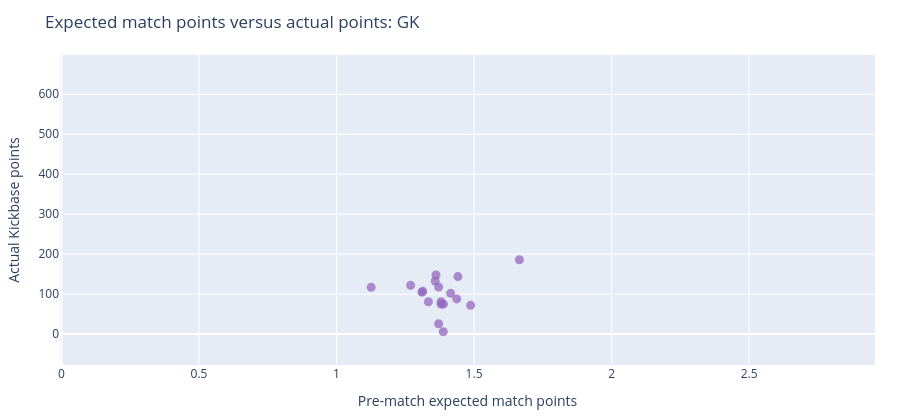
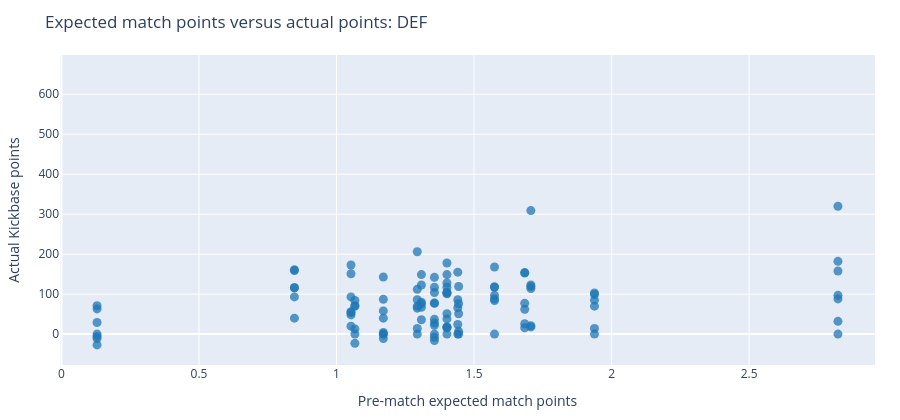
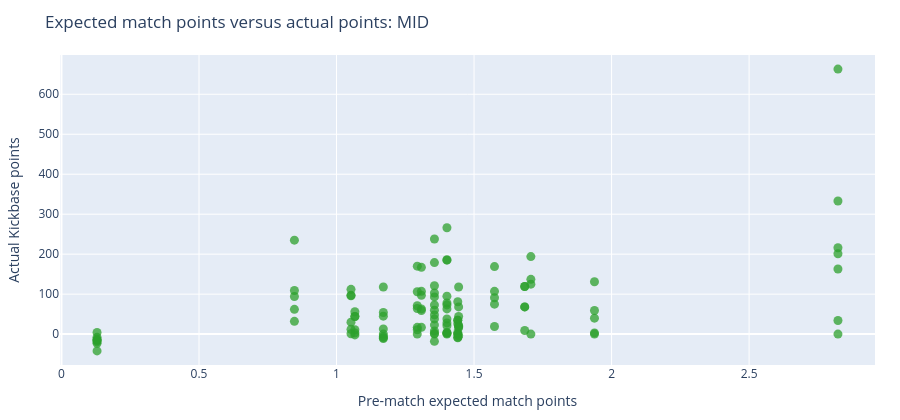

Source (notebook cell) for these figures, in order:
### Markdown cell above
## Expected match points versus actual points, by position

Each dot is one player. The horizontal axis is the pre-match expected-match-points value; the vertical axis is the actual Kickbase points. Players with zero predicted starting chance who did not appear are excluded; all other players remain. The charts separate goalkeepers, defenders, midfielders, and forwards. Hover a dot for the player and matchday outcome details.

### Code cell
POSITION_LABELS = {1: 'GK', 2: 'DEF', 3: 'MID', 4: 'FOR'}
POSITION_ORDER = ['GK', 'DEF', 'MID', 'FOR']
POSITION_COLORS = {'GK': '#9467bd', 'DEF': '#1f77b4', 'MID': '#2ca02c', 'FOR': '#d62728'}
EXCLUDED_FROM_EXPECTED_POINTS_PLOT = ANALYSIS['starting_chance'].le(0) & ANALYSIS['played'].eq(False)
EXPECTED_POINTS_PLOT = ANALYSIS.loc[~EXCLUDED_FROM_EXPECTED_POINTS_PLOT].copy()
print(f"Excluded {EXCLUDED_FROM_EXPECTED_POINTS_PLOT.sum()} expected non-appearances from the position charts.")
EXPECTED_POINTS_PLOT['position_group'] = (
    pd.to_numeric(EXPECTED_POINTS_PLOT['position'], errors='coerce').map(POSITION_LABELS).fillna('Unknown')
)

def padded_axis_range(values):
    minimum = float(values.min())
    maximum = float(values.max())
    padding = max((maximum - minimum) * 0.05, 0.1)
    return [minimum - padding, maximum + padding]

EXPECTED_POINTS_AXIS_RANGE = padded_axis_range(EXPECTED_POINTS_PLOT['expected_match_points'])
ACTUAL_POINTS_AXIS_RANGE = padded_axis_range(EXPECTED_POINTS_PLOT['actual_points'])

for position_group in POSITION_ORDER:
    players_at_position = EXPECTED_POINTS_PLOT.loc[
        EXPECTED_POINTS_PLOT['position_group'].eq(position_group)
    ]
    if players_at_position.empty:
        continue
    position_figure = go.Figure(go.Scatter(
        x=players_at_position['expected_match_points'],
        y=players_at_position['actual_points'],
        mode='markers',
        name=position_group,
        text=players_at_position['name'],
        customdata=players_at_position[[
            'prediction', 'sofascore_average_rating', 'starting_chance',
            'played', 'started', 'minutes_played',
        ]],
        marker={'size': 9, 'color': POSITION_COLORS.get(position_group, '#7f7f7f'), 'opacity': 0.75},
        hovertemplate=(
            '<b>%{text}</b><br>'
            'Position: ' + position_group + '<br>'
            'Expected match points: %{x:.2f}<br>'
            'Actual points: %{y:.2f}<br>'
            'Raw score: %{customdata[0]:.2f}<br>'
            'SofaScore average rating: %{customdata[1]:.2f}<br>'
            'Starting chance: %{customdata[2]:.2f}<br>'
            'Played: %{customdata[3]}<br>'
            'Started: %{customdata[4]}<br>'
            'Minutes played: %{customdata[5]:.2f}<extra></extra>'
        ),
    ))

    position_figure.update_layout(
        title=f'Expected match points versus actual points: {position_group}',
        xaxis_title='Pre-match expected match points',
        yaxis_title='Actual Kickbase points',
        showlegend=False, height=420,
        margin={'l': 60, 'r': 25, 't': 55, 'b': 55},
    )
    position_figure.update_xaxes(range=EXPECTED_POINTS_AXIS_RANGE)
    position_figure.update_yaxes(range=ACTUAL_POINTS_AXIS_RANGE)
    position_figure.show()

### Figure 1 — Plotly figure (JSON) as saved in the notebook; plotly's stock layout.template omitted (floating-point values rounded to 4 significant figures)
{"data": [{"customdata": [[114.9, 6.9, 1, true, null, null], [94.45, 6.8, 1, true, null, null], [79.99, 6.1, 1, true, null, null], [90.86, 6.3, 1, true, null, null], [87.55, 6.3, 1, true, null, null], [80.38, 5.4, 1, true, null, null], [69.85, 6.2, 1, true, null, null], [88.39, 6.4, 1, true, null, null], [111.8, 7.9, 1, true, null, null], [83.83, 6.6, 1, true, null, null], [86.73, 6.6, 1, true, null, null], [72.08, 5.4, 1, true, null, null], [89.93, 6.6, 1, true, null, null], [58.46, 4.3, 1, true, null, null], [85.07, 6.2, 1, true, null, null], [93.92, 6.8, 1, true, null, null], [101.5, 7.4, 1, true, null, null], [93.45, 6.5, 1, true, null, null]], "hovertemplate": "<b>%{text}</b><br>Position: GK<br>Expected match points: %{x:.2f}<br>Actual points: %{y:.2f}<br>Raw score: %{customdata[0]:.2f}<br>SofaScore average rating: %{customdata[1]:.2f}<br>Starting chance: %{customdata[2]:.2f}<br>Played: %{customdata[3]}<br>Started: %{customdata[4]}<br>Minutes played: %{customdata[5]:.2f}<extra></extra>", "marker": {"color": "#9467bd", "opacity": 0.75, "size": 9}, "mode": "markers", "name": "GK", "text": ["Manuel Neuer", "Fabian Bredlow", "Nicolas Kristof", "Mark Flekken", "Marvin Schwäbe", "Oliver Baumann", "Frederik Rönnow", "Noah Atubolu", "Alexander Schwolow", "Nahuel Noll", "Maarten Vandevoordt", "Moritz Nicolas", "Gregor Kobel", "Daniel Heuer Fernandes", "Mio Backhaus", "Karl Hein", "Finn Dahmen", "Loris Karius"], "type": "scatter", "x": [1.665, 1.388, 1.311, 1.441, 1.389, 1.488, 1.126, 1.38, 1.415, 1.269, 1.313, 1.334, 1.362, 1.359, 1.371, 1.38, 1.371, 1.437], "y": [186.0, 6.0, 105.0, 144.0, 75.0, 72.0, 117.0, 81.0, 102.0, 122.0, 107.0, 81.0, 148.0, 133.0, 26.0, 75.0, 118.0, 88.0]}], "layout": {"height": 420, "margin": {"b": 55, "l": 60, "r": 25, "t": 55}, "showlegend": false, "title": {"text": "Expected match points versus actual points: GK"}, "xaxis": {"range": [-0.005366, 2.958], "title": {"text": "Pre-match expected match points"}}, "yaxis": {"range": [-77.25, 698.2], "title": {"text": "Actual Kickbase points"}}}}

### Figure 2 — Plotly figure (JSON) as saved in the notebook; plotly's stock layout.template omitted (floating-point values rounded to 4 significant figures; data arrays with more than 128 entries replaced by an {"elided": "..."} marker saying what was removed)
{"data": [{"customdata": {"elided": "113x6 mixed values"}, "hovertemplate": "<b>%{text}</b><br>Position: DEF<br>Expected match points: %{x:.2f}<br>Actual points: %{y:.2f}<br>Raw score: %{customdata[0]:.2f}<br>SofaScore average rating: %{customdata[1]:.2f}<br>Starting chance: %{customdata[2]:.2f}<br>Played: %{customdata[3]}<br>Started: %{customdata[4]}<br>Minutes played: %{customdata[5]:.2f}<extra></extra>", "marker": {"color": "#1f77b4", "opacity": 0.75, "size": 9}, "mode": "markers", "name": "DEF", "text": ["Jonathan Tah", "Dayot Upamecano", "Konrad Laimer", "Josip Stanišić", "Alphonso Davies", "Nathaniel Brown", "Kim Minjae", "Maximilian Mittelstädt", "Josha Vagnoman", "Jeff Chabot", "Finn Jeltsch", "Ramon Hendriks", "Jan Gyamerah", "Lasse Günther", "Maximilian Rohr", "Felix Keidel", "Lukas Pinckert", "Luca Sirch", "Nicholas Mickelson", "Robert Andrich", "Edmond Tapsoba", "Lucas Vázquez", "Miguel Gutiérrez", "Jarell Quansah", "Facundo Medina", "Borna Sosa", "Luka Lochoshvili", "Sebastian Sebulonsen", "Jahmai Simpson-Pusey", "Gideon Mensah", "Ozan Kabak", "Albian Hajdari", "Vladimír Coufal", "Valentin Gendrey", "Koki Machida", "Mats Rots", "Felix Uduokhai", "Christopher Trimmel", "Tom Rothe", "Derrick Köhn", "Josip Juranović", "Leopold Querfeld", "Zeno Van den Bosch", "Robin Koch", "Nnamdi Collins", "Elias Baum", "Keita Kosugi", "Otávio", "Lilian Brassier", "Stefan Bell", "Danny Da Costa", "Stefan Posch", "Philipp Mwene", "Anthony Caci", "Fabio Gruber", "Kacper Potulski", "Felix Götze", "Laurin Curda", "Mattes Hansen", "Tjark Scheller", "Jano ter Horst", "Jonah Sticker", "Willi Orban", "Benjamin Henrichs", "Ridle  Baku", "David Raum", "Lukeba Castello Jr.", "Maxime Estève", "Joseph Scally", "Fabio Chiarodia", "Ko Itakura", "David Herold", "Lukas Ullrich", "Kevin Diks", "Jan Leszczynski", "Daiki Hashioka", "Waldemar Anton", "Nico Schlotterbeck", "Julian Ryerson", "Ramy Bensebaini", "Daniel Svensson", "Joane Gadou", "Jordan Torunarigha", "Nicolás Capaldo", "Warmed Omari", "Shafiq Nandja", "Louis Lemke", "Zakaria El Ouahdi", "David Møller Wolfe", "Matthias Ginter", "Lukas Kübler", "Philipp Lienhart", "Philipp Treu", "Jordy Makengo", "Mitchell Weiser", "Marco Friedl", "Amos Pieper", "Arthur", "Olivier Deman", "Mick Schmetgens", "Oskar Wójcik", "Jeffrey Gouweleeuw", "Calvin Brackelmann", "Noahkai Banks", "Chrislain Matsima", "Hennes Behrens", "Young-Woo Seol", "Timo Becker", "Hasan Kuruçay", "Maximilian Wöber", "Robin Gosens", "Vitalie Becker", "Nikola Katic"], "type": "scatter", "x": [2.823, 2.823, 2.823, 2.823, 2.823, 2.823, 2.823, 1.441, 1.441, 1.441, 1.441, 1.441, 1.053, 1.053, 1.053, 1.053, 1.053, 1.053, 1.053, 1.707, 1.707, 1.707, 1.707, 1.707, 1.707, 1.444, 1.444, 1.444, 1.444, 1.444, 1.938, 1.938, 1.938, 1.938, 1.938, 1.938, 0.1293, 0.1293, 0.1293, 0.1293, 0.1293, 0.1293, 0.1293, 1.401, 1.401, 1.401, 1.401, 1.401, 1.401, 1.574, 1.574, 1.574, 1.574, 1.574, 1.574, 1.574, 0.8469, 0.8469, 0.8469, 0.8469, 0.8469, 0.8469, 1.067, 1.067, 1.067, 1.067, 1.067, 1.067, 1.17, 1.17, 1.17, 1.17, 1.17, 1.17, 1.17, 1.17, 1.309, 1.309, 1.309, 1.309, 1.309, 1.309, 1.294, 1.294, 1.294, 1.294, 1.294, 1.294, 1.294, 1.356, 1.356, 1.356, 1.356, 1.356, 1.401, 1.401, 1.401, 1.401, 1.401, 1.401, 1.401, 1.356, 1.356, 1.356, 1.356, 1.356, 1.356, 1.684, 1.684, 1.684, 1.684, 1.684, 1.684], "y": [182.0, 97.0, 0.0, 158.0, 320.0, 32.0, 88.0, 155.0, 66.0, 86.0, 24.0, 0.0, 48.0, 54.0, 151.0, 93.0, 173.0, 56.0, 20.0, 21.0, 119.0, 18.0, 309.0, 114.0, 123.0, 7.0, 119.0, 0.0, 76.0, 51.0, 85.0, 70.0, 103.0, 0.0, 99.0, 14.0, 71.0, -27.0, 29.0, -6.0, 0.0, 63.0, -11.0, 149.0, 16.0, 18.0, 38.0, 0.0, 103.0, 0.0, 168.0, 97.0, 84.0, 118.0, 118.0, 88.0, 40.0, 159.0, 93.0, 116.0, 161.0, 116.0, 84.0, -23.0, 13.0, 71.0, 0.0, 70.0, 40.0, 0.0, 58.0, 0.0, 143.0, 4.0, 87.0, -11.0, 123.0, 149.0, 67.0, 36.0, 76.0, 80.0, 112.0, 206.0, 86.0, 0.0, 14.0, 70.0, 65.0, 78.0, 22.0, 104.0, 28.0, 117.0, 128.0, 178.0, 105.0, 117.0, 101.0, 17.0, 51.0, -8.0, 142.0, 37.0, 77.0, 0.0, -16.0, 77.0, 153.0, 26.0, 62.0, 16.0, 154.0]}], "layout": {"height": 420, "margin": {"b": 55, "l": 60, "r": 25, "t": 55}, "showlegend": false, "title": {"text": "Expected match points versus actual points: DEF"}, "xaxis": {"range": [-0.005366, 2.958], "title": {"text": "Pre-match expected match points"}}, "yaxis": {"range": [-77.25, 698.2], "title": {"text": "Actual Kickbase points"}}}}

### Figure 3 — Plotly figure (JSON) as saved in the notebook; plotly's stock layout.template omitted (floating-point values rounded to 4 significant figures; data arrays with more than 128 entries replaced by an {"elided": "..."} marker saying what was removed)
{"data": [{"customdata": {"elided": "116x6 mixed values"}, "hovertemplate": "<b>%{text}</b><br>Position: MID<br>Expected match points: %{x:.2f}<br>Actual points: %{y:.2f}<br>Raw score: %{customdata[0]:.2f}<br>SofaScore average rating: %{customdata[1]:.2f}<br>Starting chance: %{customdata[2]:.2f}<br>Played: %{customdata[3]}<br>Started: %{customdata[4]}<br>Minutes played: %{customdata[5]:.2f}<extra></extra>", "marker": {"color": "#2ca02c", "opacity": 0.75, "size": 9}, "mode": "markers", "name": "MID", "text": ["Joshua Kimmich", "Serge Gnabry", "Jamal Musiala", "Tom Bischof", "Aleksandar Pavlović", "Michael Olise", "Lennart Karl", "Grischa Prömel", "Nikolas Nartey", "Chris Führich", "Atakan Karazor", "Angelo Stiller", "Jamie Leweling", "Leo Sauer", "Bilal El Khannouss", "Yanik Spalt", "Lukas Emanuel Petkov", "Lukasz Poreba", "Cole Campbell", "Francis Onyeka", "Maurice Krattenmacher", "Noah Darvich", "Malik Tillman", "Aleix García", "Ibrahim Maza", "Ezequiél Fernández", "Luca Waldschmidt", "Tom Krauß", "Ellyes Skhiri", "Ísak Jóhannesson", "Said El Mala", "Alessio Castro-Montes", "Mikey Moore", "Andrej Kramarić", "Patrick Wimmer", "Leon Avdullahu", "Wouter Burger", "Nathan De Cat", "Rani Khedira", "Janik Haberer", "Woo-Yeong Jeong", "Tim Skarke", "András Schäfer", "Aljoscha Kemlein", "Michel Aebischer", "Livan Burcu", "Mario Götze", "Ansgar Knauff", "Ritsu Dōan", "Can Uzun", "Farès Chaïbi", "Noël Aséko", "Oscar Højlund", "Ayoube Amaimouni", "Raphael Onyedika", "Nadiem Amiri", "Lennard Maloney", "Jae-Sung Lee", "Eric Martel", "Kaishu Sano", "Raphael Obermair", "Tom Baack", "Gabriel Vidović", "Laurin Ulrich", "Santiago Castañeda", "Brajan Gruda", "Nicolas Seiwald", "Antonio Nusa", "Andrija Maksimović", "Ezechiel Banzuzi", "Neil El Aynaoui", "Kevin Stöger", "Robin Hack", "Florian Neuhaus", "Philipp Sander", "Franck Honorat", "Wael Mohya", "Hugo Bolin", "Mathieu Nguefack", "Marcel Sabitzer", "Felix Nmecha", "Joey Veerman", "Jobe Bellingham", "Konstantinos Karetsas", "Ethan Nwaneri", "Bakery Jatta", "Nicolai Remberg", "Albert Sambi Lokonga", "Albert Grønbæk", "Fábio Vieira", "Martin Adeline", "Bilal Nadir", "Vincenzo Grifo", "Maximilian Eggestein", "Jan-Niklas Beste", "Yannik Engelhardt", "Derry Scherhant", "Yuito Suzuki", "Eren Sami Dinkçi", "Ludovit Reis", "Marco Grüll", "Chuki", "Youri Regeer", "Marius Wolf", "Yannik Keitel", "Arijon Ibrahimović", "Mert Kömür", "Robin Fellhauer", "Fabian Rieder", "Alexis Claude-Maurice", "Han-Noah Massengo", "Ron Schallenberg", "Soufiane El-Faouzi", "Éric Dina Ebimbe", "Satoshi Tanaka", "Adil Aouchiche"], "type": "scatter", "x": [2.823, 2.823, 2.823, 2.823, 2.823, 2.823, 2.823, 1.441, 1.441, 1.441, 1.441, 1.441, 1.441, 1.441, 1.441, 1.441, 1.053, 1.053, 1.053, 1.053, 1.053, 1.053, 1.707, 1.707, 1.707, 1.707, 1.444, 1.444, 1.444, 1.444, 1.444, 1.444, 1.444, 1.938, 1.938, 1.938, 1.938, 1.938, 0.1293, 0.1293, 0.1293, 0.1293, 0.1293, 0.1293, 0.1293, 0.1293, 1.401, 1.401, 1.401, 1.401, 1.401, 1.401, 1.401, 1.401, 1.401, 1.574, 1.574, 1.574, 1.574, 1.574, 0.8469, 0.8469, 0.8469, 0.8469, 0.8469, 1.067, 1.067, 1.067, 1.067, 1.067, 1.067, 1.17, 1.17, 1.17, 1.17, 1.17, 1.17, 1.17, 1.17, 1.309, 1.309, 1.309, 1.309, 1.309, 1.309, 1.294, 1.294, 1.294, 1.294, 1.294, 1.294, 1.294, 1.356, 1.356, 1.356, 1.356, 1.356, 1.356, 1.401, 1.401, 1.401, 1.401, 1.401, 1.356, 1.356, 1.356, 1.356, 1.356, 1.356, 1.356, 1.356, 1.684, 1.684, 1.684, 1.684, 1.684], "y": [216.0, 34.0, 333.0, 201.0, 163.0, 663.0, 0.0, 35.0, -9.0, 26.0, 0.0, 81.0, 4.0, -8.0, 35.0, 0.0, 96.0, 97.0, 112.0, 1.0, 12.0, 30.0, 0.0, 137.0, 194.0, 125.0, -4.0, 21.0, 118.0, 16.0, 68.0, 19.0, 44.0, 3.0, 40.0, 59.0, 131.0, 0.0, -42.0, 4.0, -16.0, -23.0, -8.0, -19.0, -15.0, -13.0, 2.0, 38.0, 95.0, 73.0, 0.0, 21.0, 4.0, 3.0, 28.0, 107.0, 19.0, 75.0, 91.0, 169.0, 62.0, 32.0, 94.0, 109.0, 235.0, -2.0, 11.0, 44.0, 3.0, 44.0, 56.0, -9.0, -11.0, 118.0, 54.0, 13.0, -6.0, 45.0, 0.0, 17.0, 167.0, 107.0, 97.0, 59.0, 63.0, 17.0, 71.0, 64.0, 170.0, 106.0, 11.0, 0.0, 38.0, 60.0, 93.0, 73.0, 238.0, 179.0, 63.0, 78.0, 266.0, 185.0, 186.0, 8.0, -18.0, 0.0, 23.0, 121.0, 103.0, 48.0, 2.0, 9.0, 68.0, 119.0, 68.0, 119.0]}], "layout": {"height": 420, "margin": {"b": 55, "l": 60, "r": 25, "t": 55}, "showlegend": false, "title": {"text": "Expected match points versus actual points: MID"}, "xaxis": {"range": [-0.005366, 2.958], "title": {"text": "Pre-match expected match points"}}, "yaxis": {"range": [-77.25, 698.2], "title": {"text": "Actual Kickbase points"}}}}
